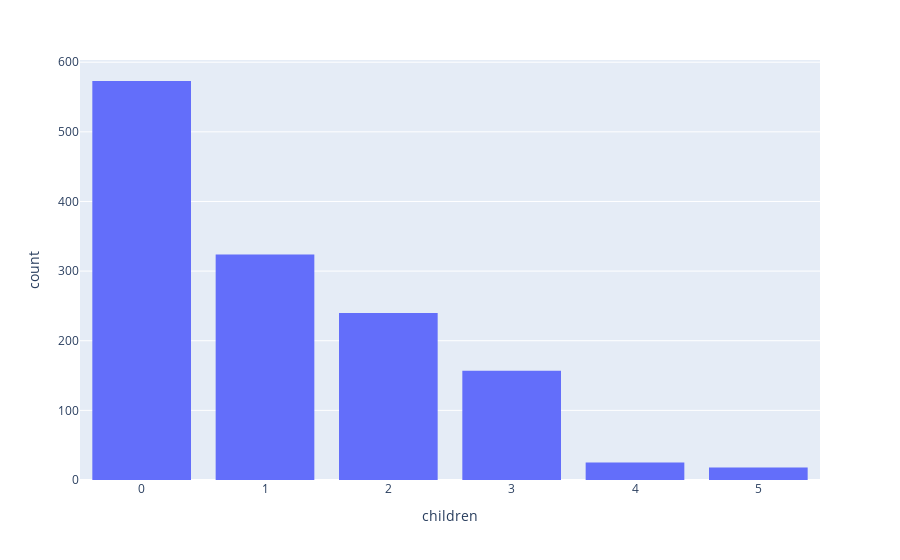

Notebook code cell kept with this figure:
### Code cell
fig = px.histogram(df, x='children')
fig.update_layout(bargap =0.2)
fig.show()

### Figure 1 — Plotly figure (JSON) as saved in the notebook; plotly's stock layout.template omitted (floating-point values rounded to 4 significant figures; data arrays with more than 128 entries replaced by an {"elided": "..."} marker saying what was removed)
{"data": [{"alignmentgroup": "True", "bingroup": "x", "hovertemplate": "children=%{x}<br>count=%{y}<extra></extra>", "legendgroup": "", "marker": {"color": "#636efa", "pattern": {"shape": ""}}, "name": "", "offsetgroup": "", "orientation": "v", "showlegend": false, "type": "histogram", "x": {"elided": "1337 int values"}, "xaxis": "x", "yaxis": "y"}], "layout": {"bargap": 0.2, "barmode": "relative", "legend": {"tracegroupgap": 0}, "margin": {"t": 60}, "xaxis": {"anchor": "y", "domain": [0, 1], "title": {"text": "children"}}, "yaxis": {"anchor": "x", "domain": [0, 1], "title": {"text": "count"}}}}
